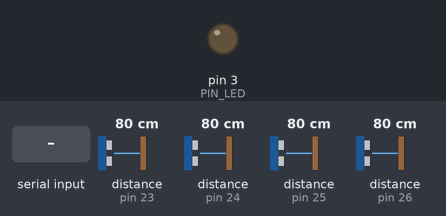
This sketch was run on a simulated Arduino Uno, built with avr-gcc and run on an emulated ATmega328P. Shown: output pins drawn as LEDs (lit = HIGH). The inputs (shaded band) are chosen by the test bench; at power-on: distance to the obstacle (sensors on pin 23, pin 24, pin 25, pin 26) 80 cm. What the sketch prints to the serial monitor is not drawn.

Above: at 0.1 s.
At 2.2 s:
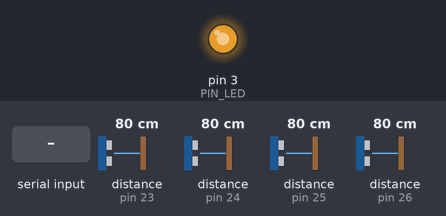
2.3 s: "1" received over Serial
At 3.56 s:
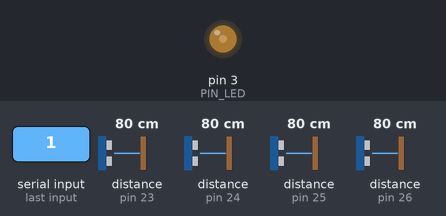
5.3 s: distance to the obstacle (sensor on pin 23) set to 22 cm
8.3 s: distance to the obstacle (sensor on pin 23) set to 18 cm
Timing chart, 0 to 41.0 s (numbered marks = the images above; inputs shaded):
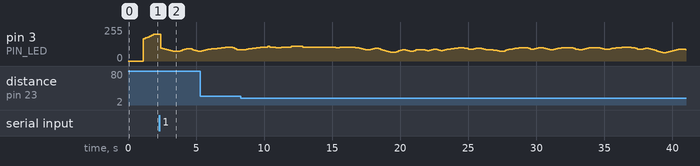

The sketch:

lanternController.ino
```cpp
/*
   小人のすみか by odenki
   ・行灯のLEDのゆらぎ制御
   ・距離センサのデータ収集
   ・シリアル通信でデータを送受信
   programmed by Masashi Seki
*/

#include "define.h"
#include <Wire.h>
#include <VL53L0X.h>

VL53L0X sensorR;
VL53L0X sensorF;
VL53L0X sensorL;
VL53L0X sensorB;

int ledControlData[] = {
  136, 148, 161, 172, 186, 198, 204, 205, 201, 191, 177, 159, 143, 131, 118, 106, 97, 97, 107, 122, 140, 158, 174, 181, 173, 153, 130, 115, 108, 107, 119, 137, 153, 164, 171, 176, 179, 182, 185, 191, 202, 213, 218, 221, 221, 219, 200, 174, 153, 145, 145, 149, 154, 163, 173, 182, 189, 196, 205, 215, 219, 223, 225, 227, 248, 224, 223, 220, 215, 214, 214, 218, 219, 221, 222, 223, 255, 255, 255, 255, 255, 251, 223, 221, 220, 221, 222, 224, 224, 223, 222, 220, 217, 218, 221, 222, 222, 221, 217, 213, 214, 217, 221, 223, 224, 223, 219, 222, 220, 216, 210, 193, 177, 165, 155, 150, 154, 165, 179, 189, 189, 176, 152, 134, 114, 98, 86, 76, 67, 66, 78, 112, 136, 147, 147, 135, 119, 108, 107, 120, 140, 149, 152, 153, 144, 128, 119, 124, 143, 160, 162, 147, 126, 122, 137, 153, 160, 167, 174, 180, 189, 195, 200, 201, 201, 196, 184, 170, 163, 166, 178, 193, 199, 194, 178, 163, 154, 150, 147, 140, 133, 124, 112, 103, 100, 108, 130, 149, 163, 171, 177, 184, 192, 202, 211, 213, 213, 205, 184, 169, 165, 172, 189, 202, 207, 203, 188, 172, 160, 152, 152, 163, 178, 189, 199, 206, 212, 214, 214, 214, 209, 190, 171, 159, 153, 153, 163, 179, 194, 206, 212, 215, 215, 212, 201, 189, 177, 166, 162, 163, 172, 186, 199, 209, 213, 215, 217, 219, 220, 220, 218, 216, 207, 186, 169, 166, 171, 182, 190, 189, 179, 163, 146, 126, 104, 84, 67, 57, 54, 62, 83, 102, 121, 134, 147, 162, 169, 170, 163, 148, 131, 113, 97, 89, 89, 106, 128, 142, 153, 166, 178, 184, 181, 170, 156, 139, 125, 115, 115, 128, 150, 172, 191, 207, 214, 218, 220, 220, 219, 216, 211, 198, 189, 187, 190, 199, 207, 212, 213, 210, 198, 185, 180, 184, 196, 199, 190, 175, 166, 168, 178, 187, 189, 186, 178, 168, 164, 164, 172, 187, 195, 195, 188, 175, 164, 158, 157, 161, 170, 180, 190, 200, 210, 214, 216, 218, 220, 221, 223, 223, 229, 222, 221, 223, 222, 220, 219, 216, 212, 210, 212, 215, 217, 219, 220, 222, 223, 220, 221, 223, 220, 219, 216, 213, 210, 205, 197, 187, 175, 162, 149, 137, 130, 126, 126, 132, 147, 145, 143, 140
};

int rawDistance[4] = {0};
int fixedDistance[4] = {0};
int elementNum = 0; //ゆらぎデータの要素数
int rawIlluminance = 100; //Unityから送られる照度0~100%
bool humanDetected = false;
double illuminanceRate = 0.0; //修正後の照度
double timeThen = 0.0; //最後にLEDの照度を更新した時間
double record[20] = {0}; //平滑化用データ保持配列
double recognitionRate = 0.0; //平滑化後の認識率 0~1

void setup() {
  Serial.begin(19200);

  setupPinMode(); //ポート設定
  Wire.begin();

  if (!setupSensorAddress()) { //i2cのアドレス設定
#if DEBUG_MODE
    error("Failed to detect and initialize sensor!");
#endif
  }
  setupSensorMode(); //センサのモード設定
  startSensor(); //センサ計測開始
}

void loop() {

  getDistanceData(rawDistance); //距離センサの値取得
  fixDistance(rawDistance, fixedDistance); //外れ値の除外
  humanDetected = checkDistance(fixedDistance); //人の検知
  recognitionRate = smoothing(record, humanDetected); //平滑化処理

  //検知データの送信
  if (recognitionRate > THRETHOLD_JUDGE)
    Serial.write(0x01);
  else
    Serial.write(0x00);

  //照度データの受信
  if (Serial.available() > 0) {
    rawIlluminance = Serial.read();
  }
  fixIlluminance(rawIlluminance, illuminanceRate); //外れ値の除外
  ledControl(ledControlData, elementNum, illuminanceRate); //LEDの制御

  delay(10);
}
```

define.h
```cpp
//ポート設定
#define PIN_LED 3
#define PIN_RSHUT 5
#define PIN_FSHUT 6
#define PIN_LSHUT 7
#define PIN_BSHUT 8

//距離センサモード
//使用するモードのコメントアウトを解除
#define LONG_RANGE 1 //長距離モード
#define HIGH_SPEED 0 //高速モード
#define HIGH_ACCURACY 0 //高精度モード

//その他設定
#define NUM_SENSOR 4 //センサ数
#define RESPONSE_DISTANCE 200 //反応する距離[mm]
#define MAXIMUM_DISTANCE 2000 //最大距離[mm]

#define NUM_LED_DATA_SET 400 //ゆらぎデータの数
#define DELAY_LED_CONTROL 30 //ゆらぎデータを進める速度
#define BIAS_BRIGHTNESS 100 //照度決定の数式（バイアス）
#define DIAMETER_BRIGHTNESS 0.5 //照度決定の数式（倍率）
#define THRETHOLD_JUDGE 0.8 //人検知とする認識率0~1

#define DEBUG_MODE 0 //デバッグモード実行 YES=1
```

function.ino
```cpp
//ポート設定をする関数
void setupPinMode() {
  pinMode(PIN_LED, OUTPUT);
  pinMode(PIN_RSHUT, OUTPUT);
  pinMode(PIN_FSHUT, OUTPUT);
  pinMode(PIN_LSHUT, OUTPUT);
  pinMode(PIN_BSHUT, OUTPUT);
  digitalWrite(PIN_LED, LOW);
  digitalWrite(PIN_RSHUT, LOW);
  digitalWrite(PIN_FSHUT, LOW);
  digitalWrite(PIN_LSHUT, LOW);
  digitalWrite(PIN_BSHUT, LOW);
}

//距離センサの設定を行う関数
int setupSensorAddress() {
  //R
  pinMode(PIN_RSHUT, INPUT);
  delay(150);
  if (sensorR.init()) sensorR.init();
  else return 0;
  delay(100);
  sensorR.setAddress((uint8_t)23);
  sensorR.setTimeout(500);

  //F
  pinMode(PIN_FSHUT, INPUT);
  delay(150);
  if (sensorF.init()) sensorF.init();
  else return 0;
  delay(100);
  sensorF.setAddress((uint8_t)24);
  sensorF.setTimeout(500);

  //L
  pinMode(PIN_LSHUT, INPUT);
  delay(150);
  if (sensorL.init()) sensorL.init();
  else return 0;
  delay(100);
  sensorL.setAddress((uint8_t)25);
  sensorL.setTimeout(500);

  //B
  pinMode(PIN_BSHUT, INPUT);
  delay(150);
  if (sensorB.init()) sensorB.init();
  else return 0;
  delay(100);
  sensorB.setAddress((uint8_t)26);
  sensorB.setTimeout(500);

  return 1;
}

//センサモードを設定する関数
void setupSensorMode() {
#if defined LONG_RANGE
  // lower the return signal rate limit (default is 0.25 MCPS)
  sensorR.setSignalRateLimit(0.25);
  sensorF.setSignalRateLimit(0.25);
  sensorL.setSignalRateLimit(0.25);
  sensorB.setSignalRateLimit(0.25);
  // increase laser pulse periods (defaults are 14 and 10 PCLKs)
  sensorR.setVcselPulsePeriod(VL53L0X::VcselPeriodPreRange, 18);
  sensorR.setVcselPulsePeriod(VL53L0X::VcselPeriodFinalRange, 14);
  sensorF.setVcselPulsePeriod(VL53L0X::VcselPeriodPreRange, 18);
  sensorF.setVcselPulsePeriod(VL53L0X::VcselPeriodFinalRange, 14);
  sensorL.setVcselPulsePeriod(VL53L0X::VcselPeriodPreRange, 18);
  sensorL.setVcselPulsePeriod(VL53L0X::VcselPeriodFinalRange, 14);
  sensorB.setVcselPulsePeriod(VL53L0X::VcselPeriodPreRange, 18);
  sensorB.setVcselPulsePeriod(VL53L0X::VcselPeriodFinalRange, 14);
#endif

#if defined HIGH_SPEED
  // reduce timing budget to 20 ms (default is about 33 ms)
  sensorR.setMeasurementTimingBudget(20000);
  sensorF.setMeasurementTimingBudget(20000);
  sensorL.setMeasurementTimingBudget(20000);
  sensorB.setMeasurementTimingBudget(20000);
#elif defined HIGH_ACCURACY
  // increase timing budget to 200 ms
  sensorR.setMeasurementTimingBudget(200000);
  sensorF.setMeasurementTimingBudget(200000);
  sensorL.setMeasurementTimingBudget(200000);
  sensorB.setMeasurementTimingBudget(200000);
#endif
}

//センサの計測を開始する関数
void startSensor() {
  sensorR.startContinuous();
  sensorF.startContinuous();
  sensorL.startContinuous();
  sensorB.startContinuous();
}

//エラー出力する関数
void error(String message) {
#if DEBUG_MODE
  Serial.print("Error Message : ");
  Serial.println(message);
#endif
  while (1);
}

//LEDを指定の明るさで点灯する関数
void ledControl(int* ledControlData, int &elementNum, float illuminance) {
  //一定時間おきにLEDの明るさを更新
  if (millis() - timeThen > DELAY_LED_CONTROL) {
    int brightness = int((double(ledControlData[elementNum] * DIAMETER_BRIGHTNESS) + BIAS_BRIGHTNESS) * illuminance);
    analogWrite(PIN_LED, brightness);
    timeThen = millis();

    elementNum++;
    if (elementNum >= NUM_LED_DATA_SET) elementNum = 0;
  }
}

//距離センサの値を取得する関数
void getDistanceData(int* rawDistance) {
  //距離センサの値取得
  rawDistance[0] = sensorR.readRangeContinuousMillimeters();
  rawDistance[1] = sensorF.readRangeContinuousMillimeters();
  rawDistance[2] = sensorL.readRangeContinuousMillimeters();
  rawDistance[3] = sensorB.readRangeContinuousMillimeters();

#if DEBUG_MODE
  for (int i = 0; i < NUM_SENSOR; i++) {
    Serial.print(rawDistance[i]);
    Serial.print(" ");
  }
  Serial.println();
#endif
}

//照度を修正する関数
void fixIlluminance(int rawIlluminance, double &illuminanceRate) {
  //範囲内なら照度を更新
  if (0 <= rawIlluminance && rawIlluminance <= 100)
    illuminanceRate = rawIlluminance / 100.0; //0.0~1.0
}

//距離データを修正する関数
void fixDistance(int* rawDistance, int* fixedDistance) {
  //最大距離以内なら値を更新
  for (int i = 0; i < NUM_SENSOR; i++) {
    if (rawDistance[i] < MAXIMUM_DISTANCE)
      fixedDistance[i] = rawDistance[i];
  }
}

//人の検知を判定する関数
int checkDistance(int* fixedDistance) {
  //4つのうち1つでも閾値以下なら1を返す
  for (int i = 0; i < NUM_SENSOR; i++) {
    if (rawDistance[i] < RESPONSE_DISTANCE)
      return 1;
  }
  return 0;
}

//データを平滑化する関数
double smoothing(double* data, int newData) {
  double ave = 0.0;
  //平滑化処理
  for (int i = 0; i < 19; i++)
    data[19 - i] = data[19 - i - 1];
  data[0] = newData;

  //配列更新
  for (int i = 0; i < 20; i++)
    ave += data[i];
  ave /= 20.0;

  return ave;
}
```
